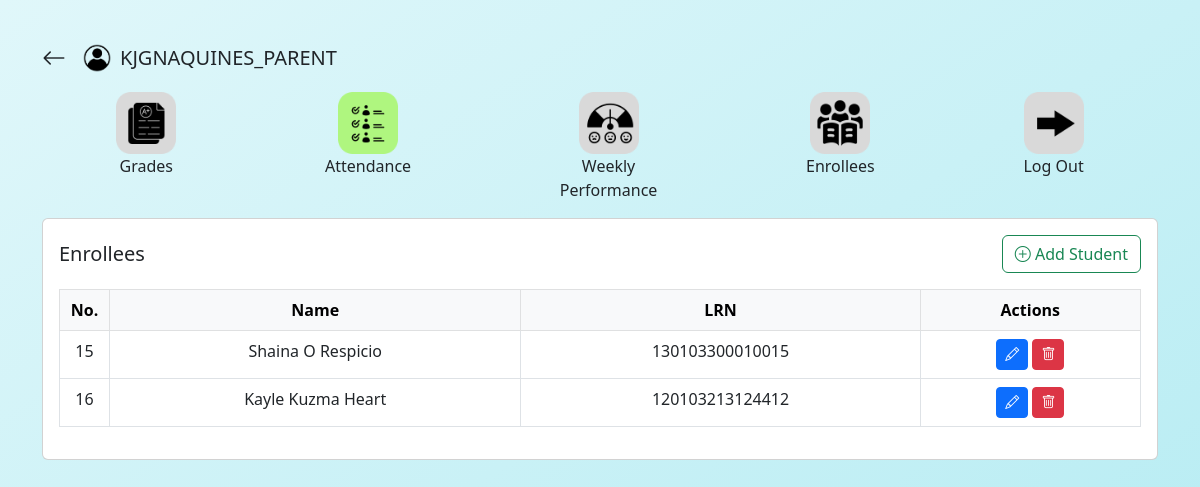
Page /AdviserEnrollees.php (signed in) on the committed database.
### tables this page shows
CREATE TABLE `parent` (
  `id` int(11) NOT NULL,
  `parent_name` varchar(255) NOT NULL,
  `student` int(11) NOT NULL,
  `student_id` varchar(255) NOT NULL,
  `school_id` varchar(255) NOT NULL,
  `email` varchar(255) NOT NULL,
  `password` varchar(255) NOT NULL,
  `type` varchar(255) NOT NULL DEFAULT 'parent'
);

CREATE TABLE `student` (
  `id` int(11) NOT NULL,
  `firstname` varchar(255) NOT NULL,
  `middlename` varchar(255) NOT NULL,
  `lastname` varchar(255) NOT NULL,
  `lrn` varchar(255) NOT NULL,
  `adviser` int(11) NOT NULL,
  `section` varchar(100) NOT NULL,
  `type` varchar(255) NOT NULL DEFAULT 'student'
);

### backend/logic/get_profile.php (called while the page is built, shortened)
<?php
if ($_SESSION['role'] == 'adviser') {
    $query = "SELECT * FROM `adviser` WHERE id = '" . $_SESSION['id'] . "'";
    $result = mysqli_query($conn, $query);
    if (!$result) {
        die("Query failed: " . mysqli_error($conn));
    }
    $user = mysqli_fetch_assoc($result);
    if (!$user) {
        die("User not found.");
    }
    $id = $user['id'];
    $username = $user['name'];
    $section = $user['section'];
    $school_id = $user['school_id'];
    $email = $user['email'];
    $contact_no = $user['contact_no'];
} else {
    $query = "SELECT * FROM `parent` WHERE id = '" . $_SESSION['id'] . "'";
    $result = mysqli_query($conn, $query);
    $user = mysqli_fetch_assoc($result);
    $username = $user['parent_name'];
}

### AdviserEnrollees.php (the view, shortened to what this page needs)
<?php
include './backend/conn.php';
include './backend/logic/get_profile.php';
?>
<!DOCTYPE html>
<html lang="en">
<head>
  <link href="https://cdn.jsdelivr.net/npm/bootstrap@5.3.0/dist/css/bootstrap.min.css" rel="stylesheet" />
  <link rel="stylesheet" href="https://cdn.jsdelivr.net/npm/bootstrap-icons@1.11.3/font/bootstrap-icons.min.css">
</head>
<body class="container py-4">
  <div class="d-flex align-items-center my-3">
    <a href="AdviserDashboard.php" class="text-decoration-none text-dark me-3">
      <i class="bi bi-arrow-left" style="font-size: 1.5rem;"></i>
    </a>
    <img src="Pictures/person_icon.png" alt="person_icon" class="me-2 person_icon" width="30" height="30">
    <h5 class="mb-0" style="text-transform: uppercase;"><?php echo $username; ?></h5>
  </div>
  <?php include './backend/includes/_header.php'; ?>
  <div class="card p-3 mb-3">
    <div class="d-flex justify-content-between align-items-center mb-3">
      <h5 class="card-title mb-0">Enrollees</h5>
      <button class="btn btn-outline-success" data-bs-toggle="modal" data-bs-target="#addStudentModal">
        <i class="bi bi-plus-circle"></i> Add Student
      </button>
    </div>
    <div class="table-responsive">
      <table class="table table-bordered text-center">
        <thead class="table-light">
          <tr>
            <th style="width: 50px;">No.</th>
            <th>Name</th>
            <th>LRN</th>
            <th>Actions</th>
          </tr>
        </thead>
        <tbody id="enrollees-tbody">
          <?php
          $query = mysqli_query($conn, "SELECT * FROM student");
          while ($row = mysqli_fetch_assoc($query)) {
            echo '<tr>
        <td>' . $row['id'] . '</td>
        <td>' . $row['firstname'] . ' ' . $row['middlename'] . ' ' . $row['lastname'] . '</td>
        <td>' . $row['lrn'] . '</td>
        <td>
          <button class="btn btn-sm btn-primary" data-bs-toggle="modal" data-bs-target="#editStudentModal' . $row['id'] . '"><i class="bi bi-pencil"></i></button>
          <form action="./backend/logic/student_delete.php" method="POST" class="d-inline">
            <input type="hidden" name="id" value="' . $row['id'] . '">
            <button type="submit" class="btn btn-sm btn-danger" onclick="return confirm(\'Are you sure?\')"><i class="bi bi-trash"></i></button>
          </form>
        </td>
      </tr>';
          }
          ?>
        </tbody>
      </table>
    </div>
  </div>
</body>
</html>

### AdviserEnrollees.php (style rules this page uses)
body { background: linear-gradient(to bottom right, #e0f7fa, #b2ebf2); min-height: 100vh; }

### rows in the picture
parent: parent_name "KJGNAQUINES_PARENT"
student: id "15", firstname "Shaina", middlename "O", lastname "Respicio", lrn "130103300010015"
student: id "16", firstname "Kayle", middlename "Kuzma", lastname "Heart", lrn "120103213124412"
